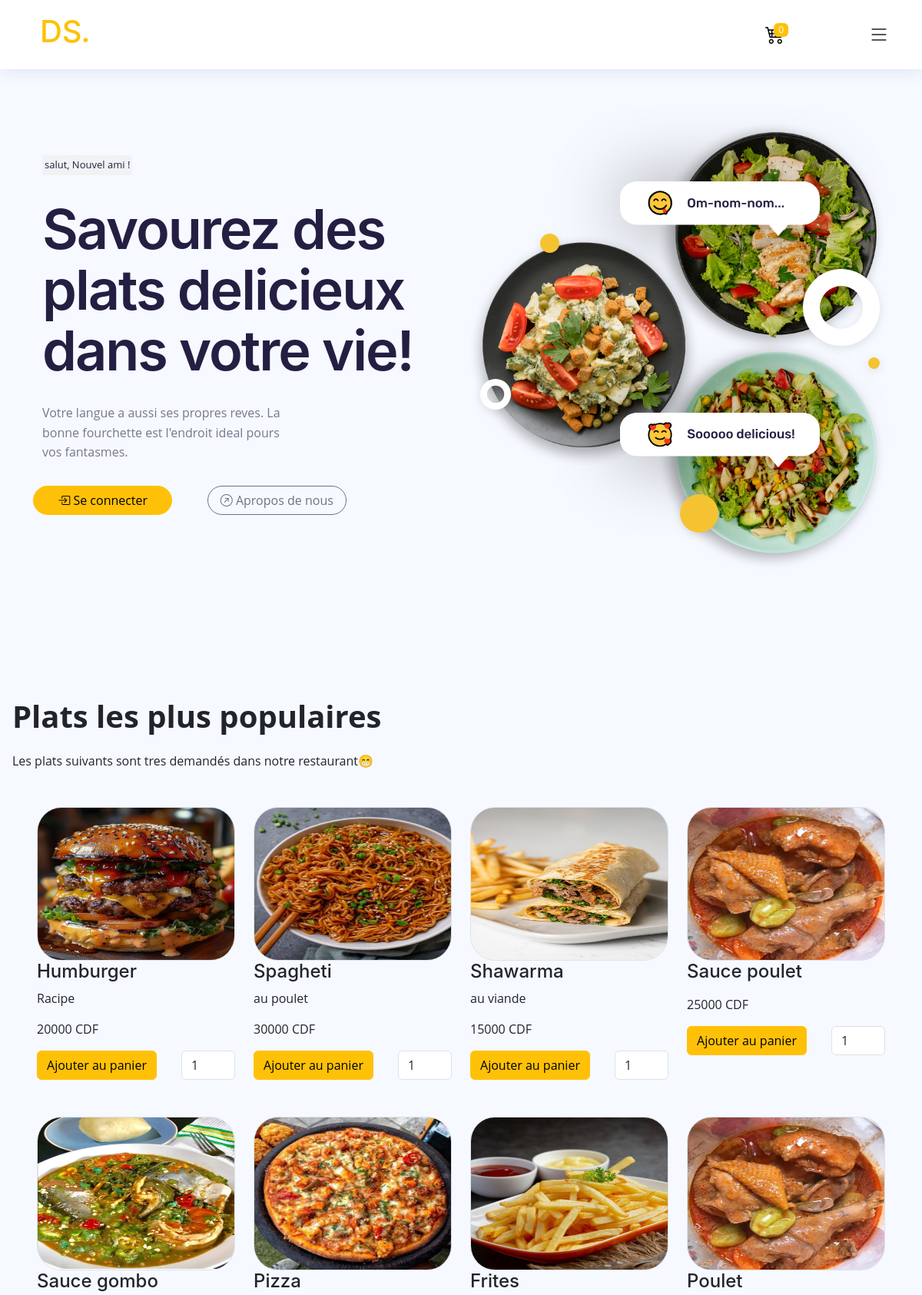
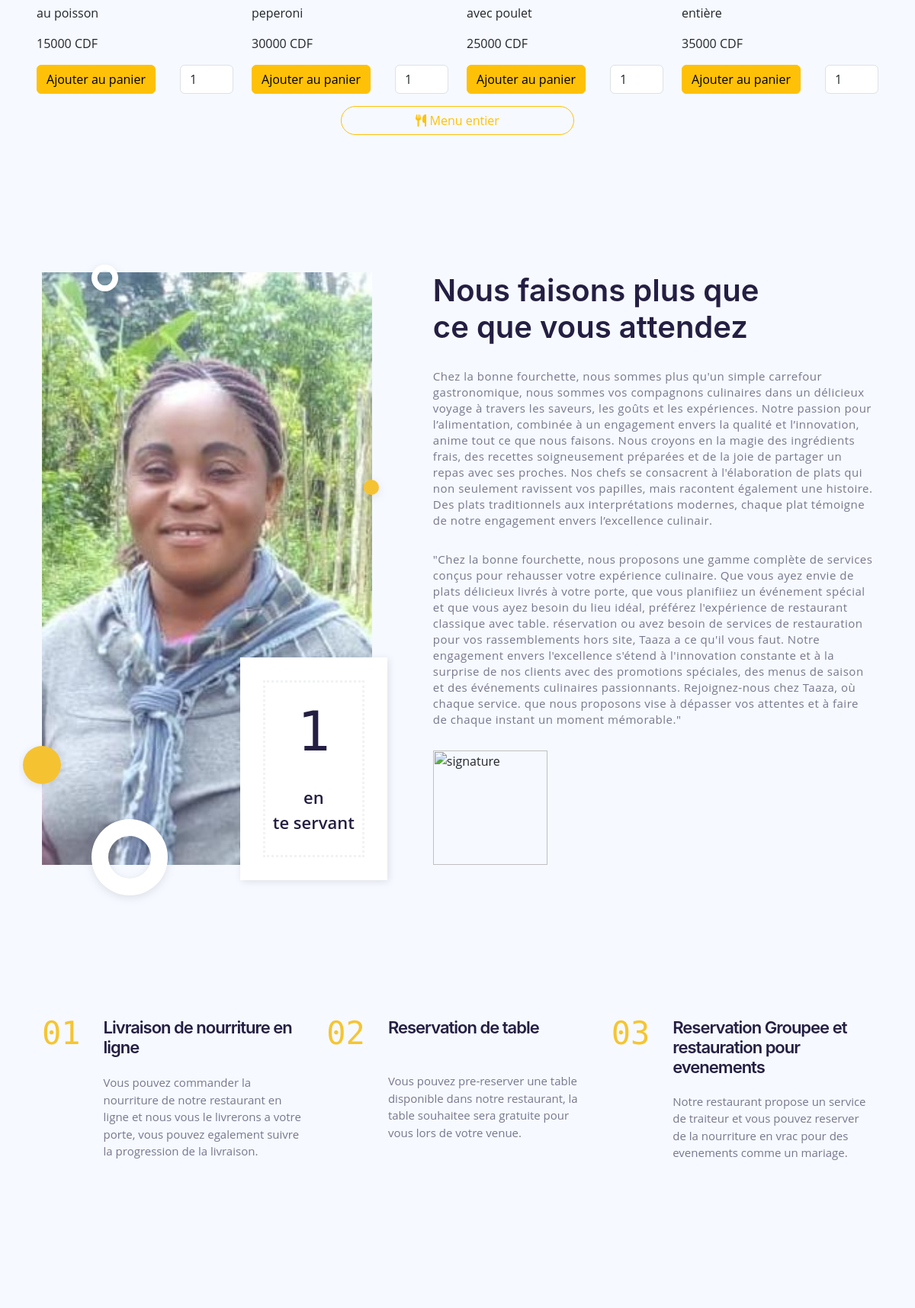
The page / (upper part) on the database its author committed (2 pictures, top to bottom).
### tables this page shows
CREATE TABLE IF NOT EXISTS `plat` (
  `idPlat` int NOT NULL AUTO_INCREMENT,
  `nom` varchar(40) NOT NULL,
  `description` varchar(255) NOT NULL,
  `prix` double(10,2) NOT NULL,
  `qte` int NOT NULL,
  `idCategorie` int NOT NULL,
  PRIMARY KEY (`idPlat`),
  KEY `idCategorie` (`idCategorie`)
);

CREATE TABLE IF NOT EXISTS `imageplat` (
  `idImagePlat` int NOT NULL AUTO_INCREMENT,
  `photo` varchar(255) NOT NULL,
  `nom` varchar(40) NOT NULL,
  `idPlat` int NOT NULL,
  PRIMARY KEY (`idImagePlat`),
  KEY `idPlat` (`idPlat`)
);

### _classes/Db.php (called while the page is built, shortened)
<?php
class Db
{
    private $host = DATABASE_HOST;
    private $user = DATABASE_USER;
    private $password = DATABASE_PASSWORD;
    private $dbname = DATABASE_NAME;
    private $dbh;
    private $stmt;
    public function __construct()
    {
        $dsn = 'mysql:host=' . $this->host . ';dbname=' . $this->dbname;
        $option = [
            PDO::ATTR_PERSISTENT => true,
            PDO::ATTR_ERRMODE => PDO::ERRMODE_EXCEPTION
        ];
        try {
            $this->dbh = new PDO($dsn, $this->user, $this->password, $option);
        } catch (PDOException $e) {
            $this->error = $e->getMessage();
            echo $this->error;
        }
    }
    public function query($sql)
    {
        $this->stmt = $this->dbh->prepare($sql);
    }
    public function bind($param, $value, $type = null)
    {
        if (is_null($type)) {
            switch (true) {
                case is_int($value):
                    $type = PDO::PARAM_INT;
                    break;
            }
        }
        $this->stmt->bindValue($param, $value, $type);
    }
    public function execute()
    {
        return $this->stmt->execute();
    }
    public function resultSet()
    {
        $this->execute();
        return $this->stmt->fetchAll(PDO::FETCH_OBJ);
    }
    public function single()
    {
        $this->execute();
        return $this->stmt->fetch(PDO::FETCH_OBJ);
    }
    public function rowCount()
    {
        return $this->stmt->rowCount();
    }
}

### models/home_model.php (called while the page is built, shortened)
<?php
$initPlat = new Plat();
$initImagePlat = new ImagePlat();

### _classes/Plat.php (called while the page is built, shortened)
<?php
class Plat
{
    private $PlatModel;
    public function __construct()
    {
        $this->PlatModel = new PlatModel();
    }
    public function topPlat()
    {
        return $this->PlatModel->topPlat();
    }
}

### _classes/PlatModel.php (called while the page is built, shortened)
<?php
class PlatModel
{
    protected $db;
    public function __construct()
    {
        $this->db = new Db();
    }
    public function topPlat()
    {
        $this->db->query('SELECT * FROM `plat` LIMIT 0, 8 ');
        $row = $this->db->resultSet();
        if ($this->db->rowCount() > 0) {
            return $row;
        } else {
            return false;
        }
    }
}

### controllers/home_controller.php (called while the page is built, shortened)
<?php
$topPlat = $initPlat->topPlat();

### _classes/ImagePlat.php (called while the page is built, shortened)
<?php
class ImagePlat
{
    private $ImagePlatModel;
    public function __construct()
    {
        $this->ImagePlatModel = new ImagePlatModel();
    }
    public function afficherPremiereImagePlatParPlat($idPlat)
    {
        return $this->ImagePlatModel->afficherPremiereImageplatParPlat($idPlat);
    }
}

### _classes/ImagePlatModel.php (called while the page is built, shortened)
<?php
class ImagePlatModel
{
    protected $db;
    public function __construct()
    {
        $this->db = new Db();
    }
    public function afficherPremiereImageplatParPlat($idPlat)
    {
        $this->db->query('SELECT * FROM `imageplat` WHERE idPlat=:id LIMIT 0, 1 ');
        $this->db->bind(':id', $idPlat);
        $row = $this->db->single();
        if ($this->db->rowCount() > 0) {
            return $row;
        } else {
            return false;
        }
    }
}

### views/home_view.php (the view, shortened to what this page needs)
<?php include_once 'views/includes/head.php';
          include_once 'views/includes/header.php';
    ?>
<section class="home" id="home">
        <div class="home-left">
    <p class="home-subtext">salut,
      <?php if(isset($_SESSION['nom'])) : echo $_SESSION['nom']; else: echo "Nouvel ami !"; endif?>
    </p>
    <h1 class="main-heading"> Savourez des plats delicieux
dans votre vie!</h1>
    <p class="home-text">
      Votre langue a aussi ses propres reves. La bonne fourchette est l'endroit ideal pours vos fantasmes.
    </p>
    <div class="row">
      <?php if (isset($_SESSION['id'])):?>
        <a href="?page=menu" class="btn btn-warning col-md-4 col-6 rounded-pill">
        <i class="bi bi-cart"></i>
        Commandez
      </a>
      <?php else: ?>
        <a href="?page=login" class="btn btn-warning col-md-4 col-6 rounded-pill">
        <i class="bi bi-box-arrow-in-right"></i>
        Se connecter
      </a>
      <?php endif?>
      <a href="?page=apropos" class="btn btn-outline-secondary col-md-4 col-6 offset-md-1 rounded-pill">
        <i class="bi bi-arrow-up-right-circle"></i>
        Apropos de nous
      </a>
    </div>
  </div>
  <div class="home-right">
    <img src="./assets/images/food1.png" alt="food image" class="food-img food-1" width="200" loading="lazy">
    <img src="./assets/images/dialog-1.svg" alt="dialog" class="dialog dialog-1" width="230">
    <img src="./assets/images/dialog-2.svg" alt="dialog" class="dialog dialog-2" width="230">
    <img src="./assets/images/circle.svg" alt="circle shape" class="shape shape-1" width="25">
    <img src="./assets/images/circle.svg" alt="circle shape" class="shape shape-2" width="15">
    <img src="./assets/images/circle.svg" alt="circle shape" class="shape shape-3" width="30">
    <img src="./assets/images/ring.svg" alt="ring shape" class="shape shape-4" width="60">
    <img src="./assets/images/ring.svg" alt="ring shape" class="shape shape-5" width="40">
  </div>
</section>
<section class="menu" id="menu">
<div class="tab-header mx-3 mb-5">
            <div class="justify-content-start fw-bolder fs-1"><p>Plats les plus populaires</p></div>
            <p class="seection-text">Les plats suivants sont tres demandés dans notre restaurant😁
            </p>
          </div>
  <div class="tab-pane fade active show" id="tout">
<div class="row gy-5 px-5">
  <?php foreach ($topPlat as $plat) :?>
    <div class="col-lg-3 col-6 menu-item">
      <?php $image = $initImagePlat->afficherPremiereImagePlatParPlat($plat->idPlat) ?>
      <a href="./assets/images/upload/plats/<?= $image->photo ?>" class="glightbox"><img src="./assets/images/upload/plats/<?= $image->photo ?>" class="card-img border rounded-5" width="100%" height="200" alt="une image"></a>
      <h4><?= $plat->nom ?></h4>
      <p class="ingredients">
      <?= $plat->description ?>
      </p>
      <p class="price">
        <?= $plat->prix . ' ' ?>CDF
      </p>
      <form action="" method="post" class="row">
        <div class="col-lg-8 col-6">
          <button class="btn btn-warning" name="ajouterPanier">Ajouter <div class="d-none d-lg-inline">au panier</div></button>
        </div>
        <div class="col-lg-4 col-4">
          <input type="number" name="qte" id="qte" min="1" value="1" max="<?= $plat->qte ?>" class="form-control">
        </div>
      </form>
    </div>
  <?php endforeach ?>
</div>
<div class="justify-content-center row mt-3">
  <a href="?page=menu" class="btn btn-outline-warning col-md-3 col-6 rounded-pill h-25">
  <i class="fa fa-cutlery"></i>
  Menu entier
  </a>
  </div>
</div>
</section>
<section class="about" id="about">
  <div class="about-left">
    <div class="img-box">
      <img src="./assets/images/about-image.jpg" alt="about image" class="about-img" width="250">
    </div>
    <div class="abs-content-box">
      <div class="dotted-border">
        <p class="number-lg">1</p>
        <p class="text-md">en <br> te servant</p>
      </div>
    </div>
    <img src="./assets/images/circle.svg" alt="circle shape" class="shape shape-6" width="20">
    <img src="./assets/images/circle.svg" alt="circle shape" class="shape shape-7" width="30">
    <img src="./assets/images/ring.svg" alt="ring shape" class="shape shape-8" width="35">
    <img src="./assets/images/ring.svg" alt="ring shape" class="shape shape-9" width="80">
  </div>
  <div class="about-right">
    <h2 class="section-title">Nous faisons plus que ce que vous attendez</h2>
    <p class="section-text">
    Chez la bonne fourchette, nous sommes plus qu'un simple carrefour gastronomique, nous sommes vos compagnons culinaires dans un délicieux voyage à travers les saveurs, les goûts et les expériences. Notre passion pour l’alimentation, combinée à un engagement envers la qualité et l’innovation, anime tout ce que nous faisons. Nous croyons en la magie des ingrédients frais, des recettes soigneusement préparées et de la joie de partager un repas avec ses proches. Nos chefs se consacrent à l'élaboration de plats qui non seulement ravissent vos papilles, mais racontent également une histoire.<br> Des plats traditionnels aux interprétations modernes, chaque plat témoigne de notre engagement envers l’excellence culinair.
    </p>
    <p class="section-text">
    "Chez la bonne fourchette, nous proposons une gamme complète de services conçus pour rehausser votre expérience culinaire. Que vous ayez envie de plats délicieux livrés à votre porte, que vous planifiiez un événement spécial et que vous ayez besoin du lieu idéal, préférez l'expérience de restaurant classique avec table. réservation ou avez besoin de services de restauration pour vos rassemblements hors site, Taaza a ce qu'il vous faut. Notre engagement envers l'excellence s'étend à l'innovation constante et à la surprise de nos clients avec des promotions spéciales, des menus de saison et des événements culinaires passionnants. Rejoignez-nous chez Taaza, où chaque service. que nous proposons vise à dépasser vos attentes et à faire de chaque instant un moment mémorable."
    </p>
    <img src="./assets/images/signature.png" alt="signature" class="signature" width="150">
  </div>
</section>
<section class="services" id="services">
  <div class="service-card">
    <p class="card-number">01</p>
    <h3 class="card-heading">Livraison de nourriture en ligne</h3>
    <p class="card-text">
      Vous pouvez commander la nourriture de notre restaurant en ligne et nous vous le livrerons a votre porte, vous pouvez egalement suivre la progression de la livraison.
    </p>
  </div>
  <div class="service-card">
    <p class="card-number">02</p>
    <h3 class="card-heading">Reservation de table</h3>
    <p class="card-text">
      Vous pouvez pre-reserver une table disponible dans notre restaurant, la table souhaitee sera gratuite pour vous lors de votre venue.
    </p>
  </div>
  <div class="service-card">
    <p class="card-number">03</p>
    <h3 class="card-heading">Reservation Groupee et restauration pour evenements</h3>
    <p class="card-text">
      Notre restaurant propose un service de traiteur et vous pouvez reserver de la nourriture en vrac pour des evenements comme un mariage.
    </p>
  </div>
</section>
<section class="testimonials" id="testimonials">
</section>
</main>
    <?php include_once 'views/includes/footer.php'; ?>
</body>
</html>

### assets/css/taaza.css (style rules this page uses)
:root { --red-orange-crayola: hsl(0, 100%, 66%); --space-cadet: hsl(249, 37%, 19%); --pistachio: hsl(88, 50%, 60%); --cultured: hsl(220, 13%, 95%); --saffron: hsl(45, 91%, 58%); --rhythm: hsl(240, 9%, 51%); --white: hsl(0, 0%, 100%); --fs-1: 46px; --fs-2: 28px; --fs-3: 18px; --fs-4: 15px; --fs-5: 14px; --px: 30px; --py: 60px; --default-transition: 0.75s ease; }
*, *::before, *::after { margin: 0; padding: 0; box-sizing: border-box; outline-offset: 5px; }
a { font: inherit; text-decoration: none; }
button { font: inherit; border: none; background: none; cursor: pointer; }
img, svg, ion-icon, span, button { display: block; }
html { font-family: "Rubik", sans-serif; scroll-behavior: smooth; }
.section-title { color: var(--space-cadet); font-size: var(--fs-2); font-weight: 600; }
.section-text { color: var(--rhythm); font-size: var(--fs-4); line-height: 1.4; letter-spacing: 0.5px; }
.home { display: grid; grid-template-columns: 1fr; gap: 50px; padding: 150px var(--px) var(--py); }
.home-left { text-align: center; }
.home-subtext { background: var(--cultured); color: var(--space-cadet); font-size: 13px; display: inline-block; padding: 3px; margin-bottom: 30px; }
.main-heading { color: var(--space-cadet); font-size: var(--fs-1); font-weight: 600; line-height: 1.1; letter-spacing: -2px; margin-bottom: 30px; }
.home-text { color: var(--rhythm); margin-bottom: 30px; line-height: 1.6; }
.home-right { position: relative; aspect-ratio: 10 / 11; padding-top: 110%; }
.food-img { position: absolute; width: 60%; }
.food-1 { top: 25%; left: -4%; animation: scaleUp 3s ease-in-out infinite; }
.dialog { position: absolute; filter: drop-shadow(0px 2px 46px hsla(0, 0%, 0%, 0.4)); }
.dialog-1 { top: 10%; right: 15%; }
.dialog-2 { bottom: 20%; right: 5%; }
.shape { position: absolute; filter: drop-shadow(0px 3px 6px hsla(0, 0%, 0%, 0.1)); }
.shape-1 { top: 0; left: 5%; animation: scaleUp 2s 3s ease-in-out infinite; }
.shape-2 { right: 0; top: 55%; animation: scaleUp 3s 4s ease-in-out infinite; }
.shape-3 { bottom: 5%; left: 5%; animation: scaleUp 3s 1s ease-in-out infinite; }
.shape-4 { top: 35%; right: 0; animation: moveUp 3s 1s ease-in-out infinite; }
.shape-5 { top: 60%; left: 0; animation: moveUp 3s ease-in-out infinite; }
.about { padding: var(--py) var(--px); display: grid; grid-template-columns: 1fr; gap: 60px; }
.about-left { position: relative; }
.about-left .img-box { aspect-ratio: 1 / 1; overflow: hidden; }
.about-img { width: 100%; height: 100%; object-fit: cover; animation: lazy-scaleUp 30s linear infinite; }
.abs-content-box { background: var(--white); position: absolute; bottom: -20px; right: -20px; padding: 30px; text-align: center; box-shadow: 2px 2px 10px hsla(0, 0%, 0%, 0.1); }
.dotted-border { border: 3px dotted var(--cultured); padding: 10px; }
.number-lg { font-size: var(--fs-1); font-family: "Monoton", cursive; color: var(--space-cadet); }
.text-md { font-size: var(--fs-3); font-weight: 600; color: var(--space-cadet); }
.shape-6 { right: -9px; top: 35%; animation: scaleUp 2s 3s ease-in-out infinite; }
.shape-7 { top: 50%; left: -15px; animation: scaleUp 3s ease-in-out infinite; }
.shape-8 { top: -10px; left: 15%; animation: moveUp 3s 1s ease-in-out infinite; }
.shape-9 { bottom: -20px; left: 5%; animation: moveUp 3s ease-in-out infinite; }
.about-right .section-title { margin-bottom: 30px; }
.about-right p { max-width: 100%; margin-bottom: 30px; }
.services { padding: var(--py) var(--px); display: grid; grid-template-columns: 1fr; gap: 40px; }
.service-card .card-number { font-size: 42px; font-family: "Monoton", cursive; color: var(--saffron); }
.service-card .card-heading { color: var(--space-cadet); font-size: var(--fs-3); font-weight: 600; letter-spacing: -1px; margin-bottom: 20px; }
.service-card .card-text { color: var(--rhythm); font-size: var(--fs-4); line-height: 1.5; }
.testimonials { padding: var(--py) var(--px) 120px; }

### assets/css/style.css (style rules this page uses)
:root { scroll-behavior: smooth; }
body { font-family: "Open Sans", sans-serif; background: #f6f9ff; color: #444444; }
a { color: #4154f1; text-decoration: none; }
h1, h2, h3, h4, h5, h6 { font-family: "Nunito", sans-serif; }

### rows shown on the page
plat: imageplat.photo (picture), nom "Humburger", description "Racipe", prix "20000"
plat: imageplat.photo (picture), nom "Spagheti", description "au poulet", prix "30000"
plat: imageplat.photo (picture), nom "Shawarma", description "au viande", prix "15000"
plat: imageplat.photo (picture), nom "Sauce poulet", prix "25000"
plat: imageplat.photo (picture), nom "Sauce gombo", description "au poisson", prix "15000"
plat: imageplat.photo (picture), nom "Pizza", description "peperoni", prix "30000"
plat: imageplat.photo (picture), nom "Frites", description "avec poulet", prix "25000"
plat: imageplat.photo (picture), nom "Poulet", description "entière", prix "35000"

### other values the page prints
$total "0"
